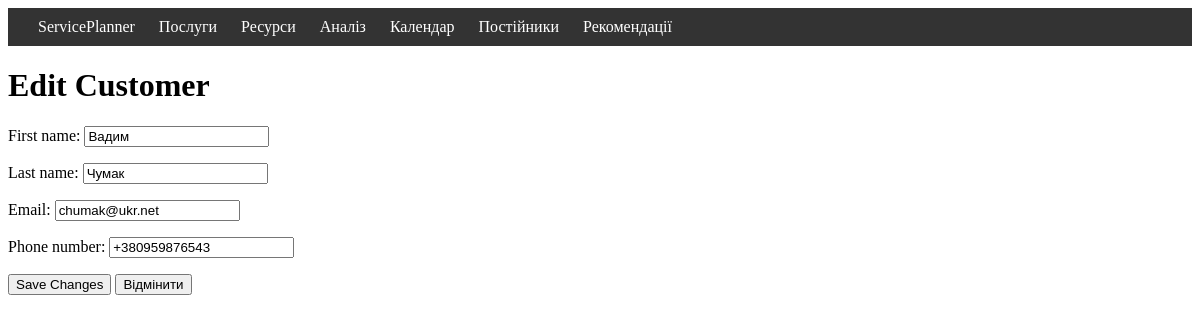
Screenshot of /customer/edit/3/ with the database file from the repository.
### ServicePlanner/models.py (models this page shows, shortened)
class Customer(models.Model):
    first_name = models.CharField(max_length=100)
    last_name = models.CharField(max_length=100, default='', blank=True)
    email = models.EmailField(blank=True)
    phone_number = models.CharField(max_length=15, blank=True)

### ServicePlanner/views.py (the view)
# urls.py: path('customer/edit/<int:customer_id>/', customer_edit, name='customer_edit'),
def customer_edit(request, customer_id):
    customer = get_object_or_404(Customer, id=customer_id)
    if request.method == 'POST':
        form = CustomerForm(request.POST, instance=customer)
        if form.is_valid():
            form.save()
            return redirect('customer_list')
    else:
        form = CustomerForm(instance=customer)
    return render(request, 'ServicePlanner/customer_edit.html', {'form': form})

### ServicePlanner/forms.py
class CustomerForm(forms.ModelForm):
    class Meta:
        model = Customer
        fields = ['first_name', 'last_name', 'email', 'phone_number']

### ServicePlanner/context_processors.py (called while the page is built)
def current_date(request):
    my_current_date = datetime.now().date()
    day_of_week = format_datetime(my_current_date, 'EEEE', locale='uk_UA')
    date_string = my_current_date.strftime('%Y-%m-%d')
    return {
        'my_current_date': my_current_date,
        'day_of_week': day_of_week,
        'date_string': date_string
    }

def display_notifications(request):
    notifications = Notification.objects.all().order_by('-created_at')
    return {'notifications': notifications}

### templates/ServicePlanner/customer_edit.html (shortened to what this page needs)
{% extends 'ServicePlanner/base.html' %}
{% block content %}
<!DOCTYPE html>
<html lang="uk">
<head>
</head>
<body>
    <h1>Edit Customer</h1>
    <form method="post">
        {{ form.as_p }}
        <button type="submit">Save Changes</button>
        <a href="{% url 'customer_list' %}"><button type="button">Відмінити</button></a>
    </form>
{% endblock %}

### rows the page displays
Customer: first_name "Вадим", last_name "Чумак", email "chumak@ukr.net", phone_number "+380959876543"
